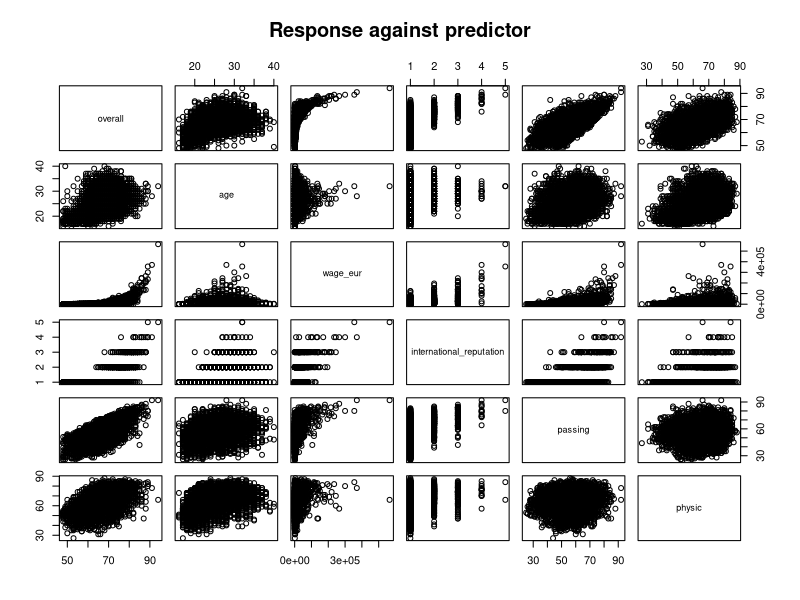

Write the R code that produced this figure. (Note: this script raises an error after producing the figure.)
## ---- chunk 1
library(tidyverse)
library(knitr)
library(car)
knitr::opts_chunk$set(fig.pos = 'H', echo = FALSE, message = FALSE, warning = FALSE)

## ---- chunk 2
#| lable: fig-data
#| fig-cap: Statistical analysis of "overall'
#| echo: false
#| warning: false
#| information: false


data <- read.csv("../data/cleaned_data/cleaned_data.csv")
transform_data <- data
summary_stats <- data.frame(
  min = min(data$overall),
  max = max(data$overall),
  mean = mean(data$overall),
  median = median(data$overall),
  standard_deviation = sd(data$overall)
)
kable(summary_stats, caption = "Descriptive Statistic of Response Variable")
## ---- chunk 3
#| echo: false
#| message: false
#| warning: false
#| information: false
plot(data[, c(2,3,4,5,6,7)], main="Response against predictor")
data$wage_eur[data$wage_eur == 0] <- 1
p<-powerTransform(cbind(data[, 2:7]))
summary(p)
## ---- chunk 4
#| echo: false
#| message: false
#| warning: false
#| information: false

transform_data$international_reputation <- as.factor(transform_data$international_reputation)
transform_data$wage_eur_transformed <- transform_data$wage_eur^0.25
transform_data$physic_transformed <- transform_data$physic^2
transform_data$passing_transformed <- transform_data$passing^2

fit_rating = lm(overall ~ shooting + wage_eur_transformed + international_reputation + passing_transformed + physic_transformed, data = transform_data)
fitted_value = fitted(fit_rating)
residual = resid(fit_rating)
plot(fitted_value, residual, xlim=c(50, 100), main = "Residual against fitted value")
summary(fit_rating)
## ---- chunk 5
#| echo: false
#| message: false
#| warning: false
#| information: false
#| fig-cap: Response against fitted value test
plot(fitted_value,data$overall, xlim=c(50,100), main = "Response against fitted value")
## ---- chunk 6
#| echo: false
#| message: false
#| warning: false
#| information: false

plot(fit_rating, which = 2)
## ---- chunk 7
#| echo: false
#| message: false
#| warning: false
#| information: false

par(mfrow=c(2,3))

summary_table <- data.frame(
  predictors = c("shooting", "wage_eur", "international_reputation", "passing", "physic"),
  min = c(min(data$shooting),min(data$wage_eur), min(data$international_reputation), min(data$passing), min(data$physic)),
  max = c(max(data$shooting),max(data$wage_eur), max(data$international_reputation), max(data$passing), max(data$physic)),
  mean = c(mean(data$shooting),mean(data$wage_eur), mean(data$international_reputation), mean(data$passing), mean(data$physic)),
  median = c(median(data$shooting),median(data$wage_eur), median(data$international_reputation), median(data$passing), median(data$physic)),
  standard_deviation = c(sd(data$shooting),sd(data$wage_eur), sd(data$international_reputation), sd(data$passing), sd(data$physic))
)

kable(summary_table, caption = "Descriptive Statistic of Predictors")

hist(data$shooting, main = "Shooting Histogram")
hist(data$wage_eur, main = "Wage_eur Histogram")
hist(data$international_reputation, main = "International reputation Histogram")
hist(data$passing, main =  "Passing Histogram")
hist(data$physic, main = "physic Histogram")
